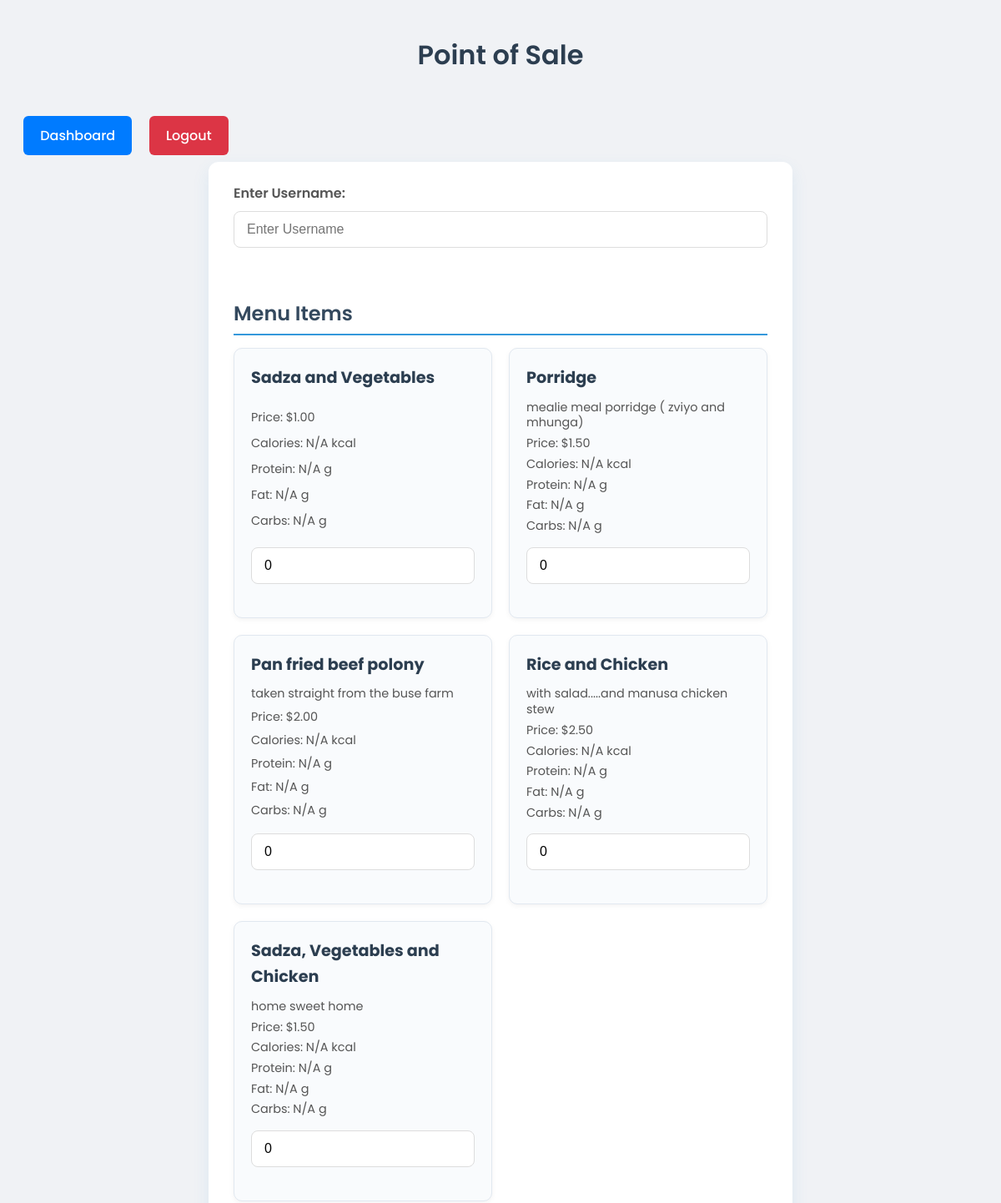
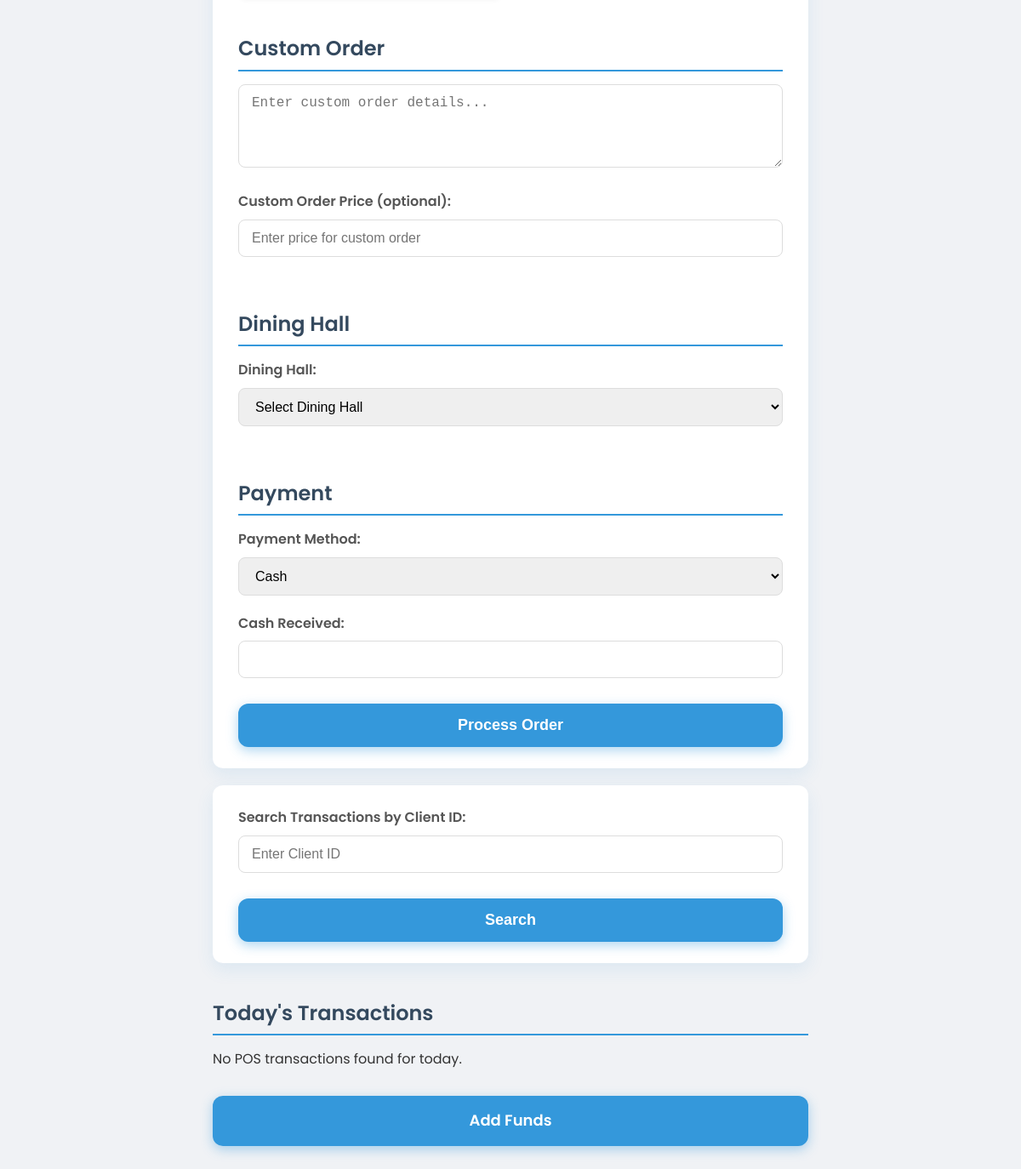
The app's page /admin/pos/POS.php (signed in) with its own data (2 pictures, top to bottom).
### tables this page shows
CREATE TABLE IF NOT EXISTS `menu_items` (
  `id` int NOT NULL AUTO_INCREMENT,
  `name` varchar(100) NOT NULL,
  `description` text,
  `price` decimal(10,2) NOT NULL,
  `category_id` int DEFAULT NULL,
  `availability` tinyint(1) DEFAULT '1',
  `created_at` timestamp NULL DEFAULT CURRENT_TIMESTAMP,
  `calories` int DEFAULT NULL,
  `protein` decimal(5,2) DEFAULT NULL,
  `fat` decimal(5,2) DEFAULT NULL,
  `carbs` decimal(5,2) DEFAULT NULL,
  PRIMARY KEY (`id`),
  KEY `category_id` (`category_id`)
);

### admin/pos/POS.php (the view, shortened to what this page needs)
<?php
require_once '../../config.php';
$menu_items_stmt = $pdo->query('SELECT id, name, description, price, availability, calories, protein, fat, carbs FROM menu_items WHERE availability = 1');
$menu_items = $menu_items_stmt->fetchAll(PDO::FETCH_ASSOC);
$search_client_id = '';
$whereClause = '';
$params = [];
$today_start = date('Y-m-d 00:00:00');
$today_end = date('Y-m-d 23:59:59');
$sql = '
    SELECT o.id, o.order_date, o.total_amount, o.status, o.client_id
    FROM orders o
    WHERE o.order_date BETWEEN ? AND ?
    ' . $whereClause . '
    ORDER BY o.order_date DESC
';
$params = array_merge([$today_start, $today_end], $params);
$transactions_stmt = $pdo->prepare($sql);
$transactions_stmt->execute($params);
$transactions = $transactions_stmt->fetchAll(PDO::FETCH_ASSOC);
?>
<!DOCTYPE html>
<html lang="en">
<head>
</head>
<body>
    <h1>Point of Sale</h1>
    <nav role="navigation" aria-label="Main navigation">
  <a href="../dashboard.php" class="nav-button" tabindex="0">Dashboard</a>
  <a href="../logout.php" class="nav-button logout" tabindex="0" aria-describedby="logout-desc">Logout</a>
</nav>
    <form method="POST" action="" style="max-width:700px; margin: 0 auto;">
        <label for="username">Enter Username:</label>
        <input type="text" name="username" id="username" required placeholder="Enter Username" />
        <h2>Menu Items</h2>
        <div id="menu-items" role="list">
            <?php foreach ($menu_items as $item): ?>
                                 <div class="menu-item" role="listitem" tabindex="0" aria-label="<?= htmlspecialchars($item['name']) ?>">
                    <h3><?= htmlspecialchars($item['name']) ?></h3>
                    <p><?= htmlspecialchars($item['description']) ?></p>
                    <p class="nutrition">Price: $<?= number_format($item['price'], 2) ?></p>
                    <p class="nutrition">Calories: <?= htmlspecialchars($item['calories'] ?? 'N/A') ?> kcal</p>
                    <p class="nutrition">Protein: <?= htmlspecialchars($item['protein'] ?? 'N/A') ?> g</p>
                    <p class="nutrition">Fat: <?= htmlspecialchars($item['fat'] ?? 'N/A') ?> g</p>
                    <p class="nutrition">Carbs: <?= htmlspecialchars($item['carbs'] ?? 'N/A') ?> g</p>
                    <input
                        type="number"
                        name="items[<?= $item['id'] ?>][quantity]"
                        min="0"
                        value="0"
                        class="quantity-input"
                        aria-label="Quantity for <?= htmlspecialchars($item['name']) ?>"
                    />
                </div>
            <?php endforeach; ?>
        </div>
        <h2>Custom Order</h2>
        <textarea name="order_notes" placeholder="Enter custom order details..." rows="4"></textarea>
        <label for="custom_order_price">Custom Order Price (optional):</label>
        <input type="number" name="custom_order_price" id="custom_order_price" min="0" step="0.01" placeholder="Enter price for custom order" />
        <h2>Dining Hall</h2>
        <label for="dining_hall">Dining Hall:</label>
<select id="dining_hall" name="dining_hall" required>
    <option value="" disabled <?= empty($_POST['dining_hall']) ? 'selected' : '' ?>>Select Dining Hall</option>
</select>
        <h2>Payment</h2>
        <label for="payment_method">Payment Method:</label>
        <select name="payment_method" id="payment_method" required>
            <option value="cash">Cash</option>
        </select>
        <label for="cash_received">Cash Received:</label>
        <input type="number" name="cash_received" id="cash_received" min="0" step="0.01" required />
        <button type="submit" name="process_order" style="margin-top: 10px;">Process Order</button>
    </form>
    <form method="GET" action="" style="max-width:700px; margin: 20px auto;">
        <label for="search_client_id">Search Transactions by Client ID:</label>
        <input type="text" name="search_client_id" id="search_client_id" value="<?= htmlspecialchars($search_client_id) ?>" placeholder="Enter Client ID" />
        <button type="submit">Search</button>
    </form>
    <h2 style="max-width:700px; margin: 40px auto 15px auto;">Today's  Transactions</h2>
    <?php if (count($transactions) === 0): ?>
        <p style="max-width:700px; margin: 0 auto 30px auto;">No POS transactions found for today.</p>
    <?php endif; ?>
    <a href="../add_funds.php" class="add-funds-btn" role="button" aria-label="Add funds to wallet" style="max-width:700px; display:block; margin: 0 auto 30px auto; text-align:center;">Add Funds</a>
</body>
</html>

### admin/pos/POS.php (style rules this page uses)
* { box-sizing: border-box; margin: 0; padding: 0; }
body { font-family: 'Poppins', sans-serif; background: #f0f2f5; color: #333; padding: 40px 20px; line-height: 1.6; }
h1 { text-align: center; font-weight: 600; margin-bottom: 40px; color: #2c3e50; }
h2 { font-weight: 600; margin-bottom: 15px; color: #34495e; border-bottom: 2px solid #3498db; padding-bottom: 5px; margin-top: 40px; }
form { max-width: 700px; background: #fff; margin: 0 auto 50px auto; padding: 25px 30px; border-radius: 12px; box-shadow: 0 8px 20px rgba(52, 152, 219, 0.1); }
label { display: block; margin-bottom: 8px; font-weight: 600; color: #555; }
select, input[type="number"], textarea, input[type="text"] { width: 100%; padding: 12px 15px; margin-bottom: 20px; border-radius: 8px; border: 1.8px solid #ddd; font-size: 16px; transition: border-color 0.3s ease; resize: vertical; }
#menu-items { display: grid; grid-template-columns: repeat(auto-fit,minmax(300px,1fr)); gap: 20px; }
.menu-item { background: #f9fbfd; border: 1px solid #e1e8f0; border-radius: 10px; padding: 20px; box-shadow: 0 2px 6px rgba(0,0,0,0.05); display: flex; flex-direction: column; justify-content: space-between; transition: box-shadow 0.3s ease; }
.menu-item h3 { color: #2c3e50; margin-bottom: 10px; font-weight: 700; font-size: 1.2rem; }
.menu-item p { font-size: 0.9rem; color: #555; margin-bottom: 6px; line-height: 1.3; flex-grow: 1; }
.nutrition { font-size: 0.85rem; color: #777; margin-bottom: 10px; }
.quantity-input { margin-top: 10px; align-self: flex-start; width: 80px; font-size: 1rem; padding: 6px 10px; border: 1.5px solid #ccc; border-radius: 6px; transition: border-color 0.3s ease; }
button, .add-funds-btn { background-color: #3498db; border: none; color: white; font-size: 18px; font-weight: 600; padding: 15px 25px; border-radius: 12px; cursor: pointer; transition: background-color 0.3s ease, transform 0.2s ease; width: 100%; margin-top: 10px; box-shadow: 0 4px 14px rgba(52,152,219,0.4); user-select: none; text-align: center; text-decoration: none; display: inline-block; }
.nav-button { display: inline-block; padding: 0.6rem 1.2rem; margin: 0.5rem; background-color: #007BFF; color: #fff; text-decoration: none; border-radius: 6px; border: 1px solid transparent; font-weight: 500; font-size: 1rem; transition: background-color 0.3s ease, box-shadow 0.3s ease; }
.nav-button.logout { background-color: #dc3545; }

### records on screen
menu_items: name "Sadza and Vegetables", price "1.00", calories "N/A", protein "N/A", fat "N/A", carbs "N/A"
menu_items: name "Porridge", description "mealie meal porridge ( zviyo and mhunga)", price "1.50", calories "N/A", protein "N/A", fat "N/A", carbs "N/A"
menu_items: name "Pan fried beef polony", description "taken straight from the buse farm", price "2.00", calories "N/A", protein "N/A", fat "N/A", carbs "N/A"
menu_items: name "Rice and Chicken", description "with salad.....and manusa chicken stew", price "2.50", calories "N/A", protein "N/A", fat "N/A", carbs "N/A"
menu_items: name "Sadza, Vegetables and Chicken", description "home sweet home", price "1.50", calories "N/A", protein "N/A", fat "N/A", carbs "N/A"
